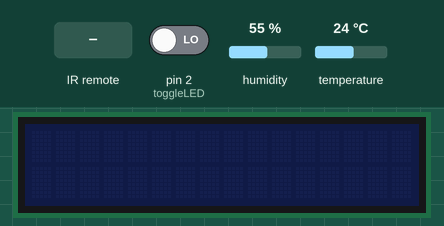
Recording of a sketch running on a simulated Arduino Uno, built with avr-gcc and run on an emulated ATmega328P. Parts: 16×2 character LCD. Inputs (shaded band) come from the test bench; at power-on: pin 2 (toggleLED) LOW, humidity 55 %, temperature 24 °C. What the sketch prints to the serial monitor is not drawn.

Above: at 1.2 s.
1.3 s: infrared code 0x45 received
At 3.9 s:
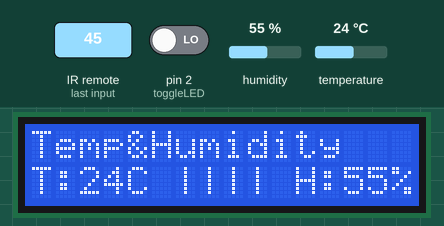
4.7 s: infrared code 0x47 received
At 5.2 s:
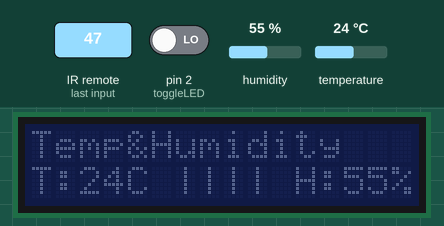
Timing chart, 0 to 7.7 s (numbered marks = the images above; inputs shaded):
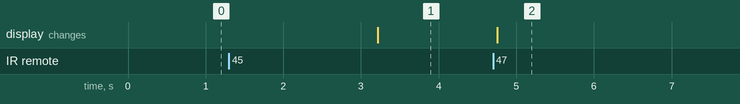

Measured:
- after the input at 1.3 s, the display: changes after 1.9 s (image 1)
- after the input at 4.7 s, the display: changes after 0.05 s (image 2)

The sketch:

Temp_Humididty_Sensor.ino
```cpp
#include <DHT.h>;
//I2C LCD:
#include <LiquidCrystal_I2C.h>
#include <Wire.h>
#include <IRremote.hpp>

LiquidCrystal_I2C lcd(0x27,16,2);

//Constants
#define DHTPIN 7     //what pin we're connected to
#define DHTTYPE DHT11   //DHT 11
DHT dht(DHTPIN, DHTTYPE); //// Initialize DHT sensor for normal 16mhz Arduino
const int IR_RECEIVE_PIN = 8;
const int ledPin1 = 4;
const int ledPin2 = 5;
const int ledPin3 = 6;

//Variables
//int chk;
int h;  //Stores humidity value
int t; //Stores temperature value

void setup()
{
    Serial.begin(9600);
    Serial.println("Temperature and Humidity Sensor Test");
    dht.begin();
    IrReceiver.begin(IR_RECEIVE_PIN, ENABLE_LED_FEEDBACK);
    Serial.print(F("Ready to receive IR signals of protocols: "));
    printActiveIRProtocols(&Serial);
    lcd.init();
    lcd.noBacklight();
}

void loop()
{

    Serial.print("Humidity: ");
    Serial.print(h);
    Serial.print(" %, Temp: ");
    Serial.print(t);
    Serial.println(" ° Celsius");


  delay(500);
  h = dht.readHumidity();
  t = dht.readTemperature();
   if (IrReceiver.decode()) {

    if (IrReceiver.decodedIRData.protocol != UNKNOWN) {
      IrReceiver.printIRResultShort(&Serial);
      Serial.println();
      if (IrReceiver.decodedIRData.command == 0xC) toggleLED(ledPin1);
      if (IrReceiver.decodedIRData.command == 0x18) toggleLED(ledPin2);
      if (IrReceiver.decodedIRData.command == 0x5E) toggleLED(ledPin3);
      if (IrReceiver.decodedIRData.command == 0x45) {
    toggleLED(ledPin1);
    toggleLED(ledPin2);
    toggleLED(ledPin3);
    lcd.init();
    lcd.backlight();
    lcd.setCursor(0, 0);
    lcd.println("Temp&Humidity   ");

    lcd.setCursor(0, 1);
    lcd.print("T:");
    lcd.print(t);
    lcd.print("C");

    lcd.setCursor(6, 1);
    lcd.println("|||| ");

    lcd.setCursor(11, 1);
    lcd.print("H:");
    lcd.print(h);
    lcd.print("%");

  delay(1000);

      }
      if (IrReceiver.decodedIRData.command == 0x47){
        digitalWrite(ledPin1,LOW);
        digitalWrite(ledPin2,LOW);
        digitalWrite(ledPin3,LOW);
        lcd.noBacklight();
      }

    }
    IrReceiver.resume();
  }
}
void toggleLED(int ledPin) {
  digitalWrite(ledPin, !digitalRead(2));
  delay(500);
}
```
